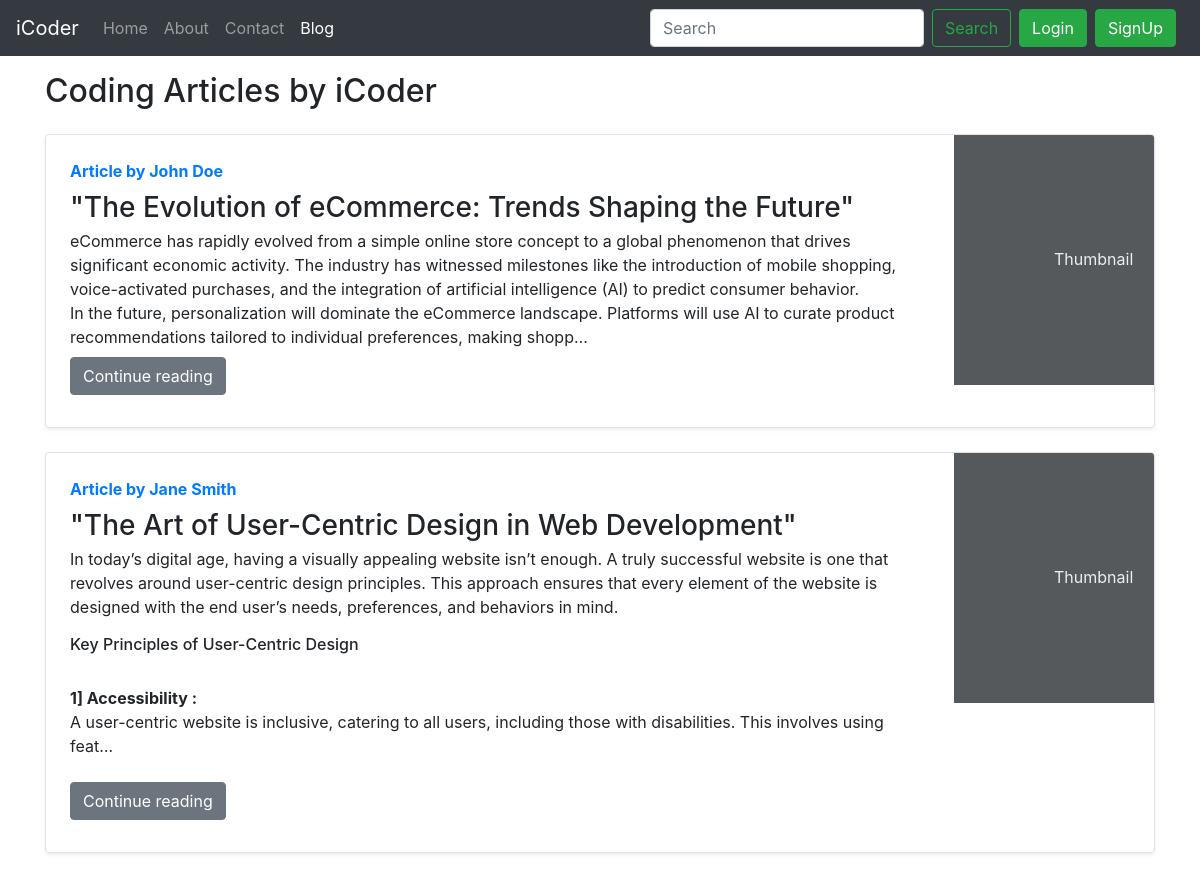
Screenshot of /blog/ with the database file from the repository.
### blog/models.py (models this page shows, shortened)
class Post(models.Model):
    sno=models.AutoField(primary_key=True)
    title=models.CharField(max_length=255)
    author=models.CharField(max_length=14)
    slug=models.CharField(max_length=130)
    timeStamp=models.DateTimeField(blank=True)
    content=models.TextField()

### blog/views.py (the view)
# urls.py: path('', views.blogHome, name="bloghome"),
def blogHome(request):
    allPosts= Post.objects.all()
    context={'allPosts': allPosts}
    return render(request, "blog/blogHome.html", context)

### blog/templates/blog/blogHome.html (shortened to what this page needs)
{% extends 'blog/basic.html' %}
{% block blogactive %} active {% endblock blogactive %}
{% block body %}
<div class="container my-3">
    <h2>Coding Articles by iCoder</h2>
    {% for post in allPosts  %}
    <div class="row no-gutters border rounded overflow-hidden flex-md-row mb-4 shadow-sm h-md-250 my-4 position-relative">
        <div class="col p-4 d-flex flex-column position-static">
            <strong class="d-inline-block mb-2 text-primary">Article by {{post.author}}</strong>
            <h3 class="mb-0">{{post.title}}</h3>
            <p class="card-text mb-auto">{{post.content |safe | truncatechars:500}}</p>
            <div class="my-2">
                {% if user.is_authenticated %}
            	<a href="/blog/{{post.slug}}" role="button" class="btn btn-primary">Continue reading</a>
                {% else %}
                <a href="/login" role="button" class="btn btn-secondary"
                   onclick="alert('Please log in to your account to continue reading.'); return false;">
                   Continue reading
                </a>
                {% endif %}
            </div>
        </div>
        <div class="col-auto d-none d-lg-block">
            <svg class="bd-placeholder-img" width="200" height="250" xmlns="http://www.w3.org/2000/svg" preserveAspectRatio="xMidYMid slice" focusable="false" role="img" aria-label="Placeholder: Thumbnail">
                <rect width="100%" height="100%" fill="#55595c"></rect><text x="50%" y="50%" fill="#eceeef" dy=".3em">Thumbnail</text>
            </svg>
        </div>
    </div>
    {% endfor %}
</div>
 {% endblock %}

### rows the page displays
Post: author "John Doe", title "\"The Evolution of eCommerce: Trends Shaping the Future\"", content "eCommerce has rapidly evolved from a simple online store concept to a global phenomenon that drives significant economic activity. The industry has witnessed milestones like the introduction of mobile shopping, voice-activated purchases, and the integration of artificial intelligence (AI) to predict consumer behavior. In the future, personalization will dominate the eCommerce landscape. Platforms will use AI to curate product recommendations tailored to individual preferences, making shopp…"
Post: author "Jane Smith", title "\"The Art of User-Centric Design in Web Development\"", content "In today’s digital age, having a visually appealing website isn’t enough. A truly successful website is one that revolves around user-centric design principles. This approach ensures that every element of the website is designed with the end user’s needs, preferences, and behaviors in mind. Key Principles of User-Centric Design 1] Accessibility : A user-centric website is inclusive, catering to all users, including those with disabilities. This involves using feat…"
